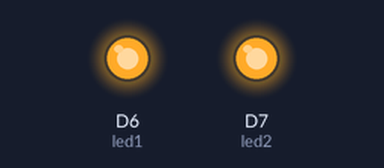
Simulated run of this sketch. Board: ESP8266 (NodeMCU). Parts: output pins drawn as LEDs (lit = HIGH).

Above: at 0.2 s.
At 28.5 s:
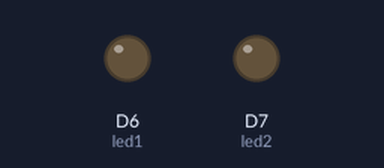
Timing chart, 0 to 39.0 s (numbered marks = the images above):
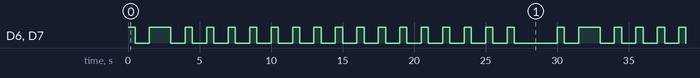

Measured:
- by itself, D6 (led1), D7 (led2): repeats every 30.0 s: LOW 1.0 s, HIGH 1.5 s, 16 × (LOW 1.0 s, HIGH 0.50 s), LOW 3.0 s, HIGH 0.50 s
- by itself, everything shown: repeats every 30.0 s, in 36 steps

The sketch:

blinkingled.ino
```cpp
int led1 = D6;

int led2 = D7;

void setup() {


    pinMode(led1, OUTPUT);
    pinMode(led2, OUTPUT);

}

void loop() {
    digitalWrite(led1, HIGH);
    digitalWrite(led2, HIGH);

    delay(500);

    digitalWrite(led1, LOW);
    digitalWrite(led2, LOW);

    delay(1000);

    digitalWrite(led1, HIGH);
    digitalWrite(led2, HIGH);

    delay(1500);

    digitalWrite(led1, LOW);
    digitalWrite(led2, LOW);

    delay(1000);

    digitalWrite(led1, HIGH);
    digitalWrite(led2, HIGH);

    delay(500);

    digitalWrite(led1, LOW);
    digitalWrite(led2, LOW);

    delay(1000);

    digitalWrite(led1, HIGH);
    digitalWrite(led2, HIGH);

    delay(500);

    digitalWrite(led1, LOW);
    digitalWrite(led2, LOW);

    delay(1000);

    digitalWrite(led1, HIGH);
    digitalWrite(led2, HIGH);

    delay(500);

    digitalWrite(led1, LOW);
    digitalWrite(led2, LOW);

    delay(1000);

    digitalWrite(led1, HIGH);
    digitalWrite(led2, HIGH);

    delay(500);

    digitalWrite(led1, LOW);
    digitalWrite(led2, LOW);

    delay(1000);

    digitalWrite(led1, HIGH);
    digitalWrite(led2, HIGH);

    delay(500);

    digitalWrite(led1, LOW);
    digitalWrite(led2, LOW);

    delay(1000);

    digitalWrite(led1, HIGH);
    digitalWrite(led2, HIGH);

    delay(500);

    digitalWrite(led1, LOW);
    digitalWrite(led2, LOW);

    delay(1000);

    digitalWrite(led1, HIGH);
    digitalWrite(led2, HIGH);

    delay(500);

    digitalWrite(led1, LOW);
    digitalWrite(led2, LOW);

    delay(1000);

    digitalWrite(led1, HIGH);
    digitalWrite(led2, HIGH);

    delay(500);

    digitalWrite(led1, LOW);
    digitalWrite(led2, LOW);

    delay(1000);

    digitalWrite(led1, HIGH);
    digitalWrite(led2, HIGH);

    delay(500);

    digitalWrite(led1, LOW);
    digitalWrite(led2, LOW);

    delay(1000);

    digitalWrite(led1, HIGH);
    digitalWrite(led2, HIGH);

    delay(500);

    digitalWrite(led1, LOW);
    digitalWrite(led2, LOW);

    delay(1000);

    digitalWrite(led1, HIGH);
    digitalWrite(led2, HIGH);

    delay(500);

    digitalWrite(led1, LOW);
    digitalWrite(led2, LOW);

    delay(1000);

    digitalWrite(led1, HIGH);
    digitalWrite(led2, HIGH);

    delay(500);

    digitalWrite(led1, LOW);
    digitalWrite(led2, LOW);

    delay(1000);

    digitalWrite(led1, HIGH);
    digitalWrite(led2, HIGH);

    delay(500);

    digitalWrite(led1, LOW);
    digitalWrite(led2, LOW);

    delay(1000);

    digitalWrite(led1, HIGH);
    digitalWrite(led2, HIGH);

    delay(500);

    digitalWrite(led1, LOW);
    digitalWrite(led2, LOW);

    delay(1000);

    digitalWrite(led1, HIGH);
    digitalWrite(led2, HIGH);

    delay(500);

    digitalWrite(led1, LOW);
    digitalWrite(led2, LOW);

    delay(1000);

    digitalWrite(led1, HIGH);
    digitalWrite(led2, HIGH);

    delay(500);

    digitalWrite(led1, LOW);
    digitalWrite(led2, LOW);

    delay(3000);


}
```
